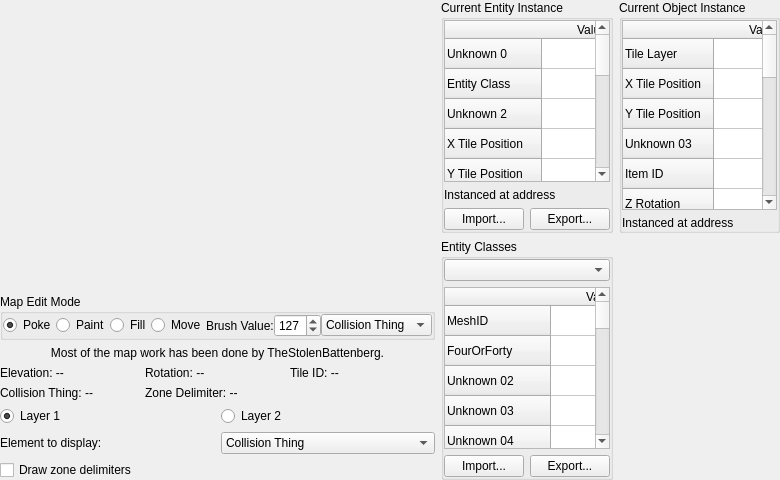
<?xml version="1.0" encoding="UTF-8"?>
<ui version="4.0">
 <class>MapEditWidget</class>
 <widget class="QWidget" name="MapEditWidget">
  <property name="geometry">
   <rect>
    <x>0</x>
    <y>0</y>
    <width>780</width>
    <height>480</height>
   </rect>
  </property>
  <property name="windowTitle">
   <string>Map Editor</string>
  </property>
  <property name="windowIcon">
   <iconset resource="resources.qrc">
    <normaloff>:/map_icon.png</normaloff>:/map_icon.png</iconset>
  </property>
  <layout class="QHBoxLayout" name="horizontalLayout_2" stretch="5,4">
   <property name="spacing">
    <number>6</number>
   </property>
   <property name="sizeConstraint">
    <enum>QLayout::SetDefaultConstraint</enum>
   </property>
   <property name="leftMargin">
    <number>0</number>
   </property>
   <property name="topMargin">
    <number>0</number>
   </property>
   <property name="rightMargin">
    <number>0</number>
   </property>
   <property name="bottomMargin">
    <number>0</number>
   </property>
   <item>
    <widget class="QFrame" name="mapFrame">
     <property name="frameShape">
      <enum>QFrame::NoFrame</enum>
     </property>
     <property name="frameShadow">
      <enum>QFrame::Raised</enum>
     </property>
     <layout class="QVBoxLayout" name="verticalLayout_2">
      <property name="leftMargin">
       <number>0</number>
      </property>
      <property name="topMargin">
       <number>0</number>
      </property>
      <property name="rightMargin">
       <number>0</number>
      </property>
      <property name="bottomMargin">
       <number>0</number>
      </property>
      <item>
       <widget class="MapViewer" name="mapViewWidget" native="true">
        <property name="sizePolicy">
         <sizepolicy hsizetype="Preferred" vsizetype="Preferred">
          <horstretch>1</horstretch>
          <verstretch>2</verstretch>
         </sizepolicy>
        </property>
        <property name="minimumSize">
         <size>
          <width>160</width>
          <height>160</height>
         </size>
        </property>
        <property name="baseSize">
         <size>
          <width>0</width>
          <height>0</height>
         </size>
        </property>
        <property name="cursor">
         <cursorShape>BlankCursor</cursorShape>
        </property>
        <property name="autoFillBackground">
         <bool>false</bool>
        </property>
       </widget>
      </item>
      <item>
       <widget class="QGroupBox" name="mapModeBox">
        <property name="title">
         <string>Map Edit Mode</string>
        </property>
        <layout class="QHBoxLayout" name="horizontalLayout_4">
         <property name="spacing">
          <number>0</number>
         </property>
         <property name="leftMargin">
          <number>0</number>
         </property>
         <property name="topMargin">
          <number>0</number>
         </property>
         <property name="rightMargin">
          <number>0</number>
         </property>
         <property name="bottomMargin">
          <number>0</number>
         </property>
         <item>
          <widget class="QRadioButton" name="pokeModeButton">
           <property name="text">
            <string>Poke</string>
           </property>
           <property name="checked">
            <bool>true</bool>
           </property>
          </widget>
         </item>
         <item>
          <widget class="QRadioButton" name="paintModeButton">
           <property name="text">
            <string>Paint</string>
           </property>
          </widget>
         </item>
         <item>
          <widget class="QRadioButton" name="fillModeButton">
           <property name="text">
            <string>Fill</string>
           </property>
          </widget>
         </item>
         <item>
          <widget class="QRadioButton" name="moveModeButton">
           <property name="text">
            <string>Move</string>
           </property>
          </widget>
         </item>
         <item>
          <widget class="QLabel" name="brushLabel">
           <property name="text">
            <string>Brush Value:</string>
           </property>
          </widget>
         </item>
         <item>
          <widget class="QSpinBox" name="brushSpin">
           <property name="maximum">
            <number>255</number>
           </property>
           <property name="value">
            <number>127</number>
           </property>
          </widget>
         </item>
         <item>
          <widget class="QComboBox" name="brushElemCombo">
           <property name="currentIndex">
            <number>0</number>
           </property>
           <item>
            <property name="text">
             <string>Collision Thing</string>
            </property>
           </item>
           <item>
            <property name="text">
             <string>Elevation</string>
            </property>
           </item>
           <item>
            <property name="text">
             <string>Tile ID</string>
            </property>
           </item>
           <item>
            <property name="text">
             <string>Zone Delimiter</string>
            </property>
           </item>
          </widget>
         </item>
        </layout>
       </widget>
      </item>
      <item>
       <widget class="QLabel" name="entityCDWarning">
        <property name="text">
         <string>Most of the map work has been done by TheStolenBattenberg.</string>
        </property>
        <property name="alignment">
         <set>Qt::AlignCenter</set>
        </property>
        <property name="wordWrap">
         <bool>true</bool>
        </property>
       </widget>
      </item>
      <item>
       <widget class="QFrame" name="tileInfoFrame">
        <property name="frameShape">
         <enum>QFrame::NoFrame</enum>
        </property>
        <property name="frameShadow">
         <enum>QFrame::Plain</enum>
        </property>
        <layout class="QGridLayout" name="gridLayout_3">
         <property name="leftMargin">
          <number>0</number>
         </property>
         <property name="topMargin">
          <number>0</number>
         </property>
         <property name="rightMargin">
          <number>0</number>
         </property>
         <property name="bottomMargin">
          <number>0</number>
         </property>
         <property name="horizontalSpacing">
          <number>0</number>
         </property>
         <item row="1" column="1">
          <widget class="QLabel" name="zoneDelimLabel">
           <property name="text">
            <string>Zone Delimiter: --</string>
           </property>
          </widget>
         </item>
         <item row="1" column="0">
          <widget class="QLabel" name="colThingLabel">
           <property name="text">
            <string>Collision Thing: --</string>
           </property>
          </widget>
         </item>
         <item row="0" column="1">
          <widget class="QLabel" name="rotLabel">
           <property name="text">
            <string>Rotation: --</string>
           </property>
          </widget>
         </item>
         <item row="0" column="0">
          <widget class="QLabel" name="elevLabel">
           <property name="text">
            <string>Elevation: --</string>
           </property>
          </widget>
         </item>
         <item row="0" column="2">
          <widget class="QLabel" name="tileIdLabel">
           <property name="text">
            <string>Tile ID: --</string>
           </property>
          </widget>
         </item>
        </layout>
       </widget>
      </item>
      <item>
       <widget class="QFrame" name="layerFrame">
        <property name="sizePolicy">
         <sizepolicy hsizetype="Minimum" vsizetype="Fixed">
          <horstretch>0</horstretch>
          <verstretch>0</verstretch>
         </sizepolicy>
        </property>
        <property name="frameShape">
         <enum>QFrame::NoFrame</enum>
        </property>
        <property name="frameShadow">
         <enum>QFrame::Plain</enum>
        </property>
        <layout class="QHBoxLayout" name="horizontalLayout">
         <property name="leftMargin">
          <number>0</number>
         </property>
         <property name="topMargin">
          <number>0</number>
         </property>
         <property name="rightMargin">
          <number>0</number>
         </property>
         <property name="bottomMargin">
          <number>0</number>
         </property>
         <item>
          <widget class="QRadioButton" name="layer1Radio">
           <property name="text">
            <string>Layer 1</string>
           </property>
           <property name="checked">
            <bool>true</bool>
           </property>
          </widget>
         </item>
         <item>
          <widget class="QRadioButton" name="layer2Radio">
           <property name="text">
            <string>Layer 2</string>
           </property>
          </widget>
         </item>
        </layout>
       </widget>
      </item>
      <item>
       <widget class="QFrame" name="elementFrame">
        <property name="frameShape">
         <enum>QFrame::NoFrame</enum>
        </property>
        <property name="frameShadow">
         <enum>QFrame::Plain</enum>
        </property>
        <layout class="QHBoxLayout" name="horizontalLayout_3">
         <property name="leftMargin">
          <number>0</number>
         </property>
         <property name="topMargin">
          <number>0</number>
         </property>
         <property name="rightMargin">
          <number>0</number>
         </property>
         <property name="bottomMargin">
          <number>0</number>
         </property>
         <item>
          <widget class="QLabel" name="elementLabel">
           <property name="text">
            <string>Element to display:</string>
           </property>
          </widget>
         </item>
         <item>
          <widget class="QComboBox" name="elementCombo">
           <item>
            <property name="text">
             <string>Collision Thing</string>
            </property>
           </item>
           <item>
            <property name="text">
             <string>Elevation</string>
            </property>
           </item>
          </widget>
         </item>
        </layout>
       </widget>
      </item>
      <item>
       <widget class="QCheckBox" name="zoneDelimCheck">
        <property name="text">
         <string>Draw zone delimiters</string>
        </property>
       </widget>
      </item>
     </layout>
    </widget>
   </item>
   <item>
    <widget class="QFrame" name="infoFrame">
     <property name="sizePolicy">
      <sizepolicy hsizetype="Preferred" vsizetype="Preferred">
       <horstretch>0</horstretch>
       <verstretch>0</verstretch>
      </sizepolicy>
     </property>
     <property name="frameShape">
      <enum>QFrame::NoFrame</enum>
     </property>
     <property name="frameShadow">
      <enum>QFrame::Raised</enum>
     </property>
     <layout class="QGridLayout" name="gridLayout_2" columnstretch="0,0">
      <property name="leftMargin">
       <number>0</number>
      </property>
      <property name="topMargin">
       <number>0</number>
      </property>
      <property name="rightMargin">
       <number>0</number>
      </property>
      <property name="bottomMargin">
       <number>0</number>
      </property>
      <item row="0" column="1">
       <widget class="QGroupBox" name="objectInstanceGroup">
        <property name="title">
         <string>Current Object Instance</string>
        </property>
        <layout class="QVBoxLayout" name="verticalLayout_3">
         <property name="leftMargin">
          <number>0</number>
         </property>
         <property name="topMargin">
          <number>0</number>
         </property>
         <property name="rightMargin">
          <number>0</number>
         </property>
         <property name="bottomMargin">
          <number>0</number>
         </property>
         <item>
          <widget class="QTableWidget" name="objectInstanceTable">
           <property name="inputMethodHints">
            <set>Qt::ImhDigitsOnly</set>
           </property>
           <row>
            <property name="text">
             <string>Tile Layer</string>
            </property>
           </row>
           <row>
            <property name="text">
             <string>X Tile Position</string>
            </property>
           </row>
           <row>
            <property name="text">
             <string>Y Tile Position</string>
            </property>
           </row>
           <row>
            <property name="text">
             <string>Unknown 03</string>
            </property>
           </row>
           <row>
            <property name="text">
             <string>Item ID</string>
            </property>
           </row>
           <row>
            <property name="text">
             <string>Z Rotation</string>
            </property>
           </row>
           <row>
            <property name="text">
             <string>Fine X Position</string>
            </property>
           </row>
           <row>
            <property name="text">
             <string>Fine Y Position</string>
            </property>
           </row>
           <row>
            <property name="text">
             <string>Fine Z Position</string>
            </property>
           </row>
           <row>
            <property name="text">
             <string>Flags[0]</string>
            </property>
           </row>
           <row>
            <property name="text">
             <string>Flags[1]</string>
            </property>
           </row>
           <row>
            <property name="text">
             <string>Flags[2]</string>
            </property>
           </row>
           <row>
            <property name="text">
             <string>Flags[3]</string>
            </property>
           </row>
           <row>
            <property name="text">
             <string>Flags[4]</string>
            </property>
           </row>
           <row>
            <property name="text">
             <string>Flags[5]</string>
            </property>
           </row>
           <row>
            <property name="text">
             <string>Flags[6]</string>
            </property>
           </row>
           <row>
            <property name="text">
             <string>Flags[7]</string>
            </property>
           </row>
           <row>
            <property name="text">
             <string>Flags[8]</string>
            </property>
           </row>
           <row>
            <property name="text">
             <string>Flags[9]</string>
            </property>
           </row>
           <column>
            <property name="text">
             <string>Value</string>
            </property>
           </column>
          </widget>
         </item>
         <item>
          <widget class="QLabel" name="objectInstanceAddrLabel">
           <property name="text">
            <string>Instanced at address </string>
           </property>
          </widget>
         </item>
        </layout>
       </widget>
      </item>
      <item row="0" column="0">
       <widget class="QGroupBox" name="entityInstanceGroup">
        <property name="sizePolicy">
         <sizepolicy hsizetype="Preferred" vsizetype="Preferred">
          <horstretch>0</horstretch>
          <verstretch>0</verstretch>
         </sizepolicy>
        </property>
        <property name="title">
         <string>Current Entity Instance</string>
        </property>
        <layout class="QVBoxLayout" name="verticalLayout_4">
         <property name="leftMargin">
          <number>0</number>
         </property>
         <property name="topMargin">
          <number>0</number>
         </property>
         <property name="rightMargin">
          <number>0</number>
         </property>
         <property name="bottomMargin">
          <number>0</number>
         </property>
         <item>
          <widget class="QTableWidget" name="entityInstanceTable">
           <property name="inputMethodHints">
            <set>Qt::ImhDigitsOnly</set>
           </property>
           <row>
            <property name="text">
             <string>Unknown 0</string>
            </property>
           </row>
           <row>
            <property name="text">
             <string>Entity Class</string>
            </property>
           </row>
           <row>
            <property name="text">
             <string>Unknown 2</string>
            </property>
           </row>
           <row>
            <property name="text">
             <string>X Tile Position</string>
            </property>
           </row>
           <row>
            <property name="text">
             <string>Y Tile Position</string>
            </property>
           </row>
           <row>
            <property name="text">
             <string>Unknown 5</string>
            </property>
           </row>
           <row>
            <property name="text">
             <string>Dropped Item ID</string>
            </property>
           </row>
           <row>
            <property name="text">
             <string>Layer</string>
            </property>
           </row>
           <row>
            <property name="text">
             <string>Trigger Object</string>
            </property>
           </row>
           <row>
            <property name="text">
             <string>Z Rotation</string>
            </property>
           </row>
           <row>
            <property name="text">
             <string>Fine X Position</string>
            </property>
           </row>
           <row>
            <property name="text">
             <string>Fine Y Position</string>
            </property>
           </row>
           <row>
            <property name="text">
             <string>Fine Z Position</string>
            </property>
           </row>
           <column>
            <property name="text">
             <string>Value</string>
            </property>
           </column>
          </widget>
         </item>
         <item>
          <widget class="QLabel" name="entityInstanceAddrLabel">
           <property name="text">
            <string>Instanced at address </string>
           </property>
          </widget>
         </item>
         <item>
          <widget class="QFrame" name="entityInstanceManipulationFrame">
           <property name="frameShape">
            <enum>QFrame::NoFrame</enum>
           </property>
           <property name="frameShadow">
            <enum>QFrame::Plain</enum>
           </property>
           <layout class="QHBoxLayout" name="horizontalLayout_6">
            <property name="leftMargin">
             <number>0</number>
            </property>
            <property name="topMargin">
             <number>0</number>
            </property>
            <property name="rightMargin">
             <number>0</number>
            </property>
            <property name="bottomMargin">
             <number>0</number>
            </property>
            <item>
             <widget class="QPushButton" name="entityInstanceImport">
              <property name="text">
               <string>Import...</string>
              </property>
             </widget>
            </item>
            <item>
             <widget class="QPushButton" name="entityInstanceExport">
              <property name="text">
               <string>Export...</string>
              </property>
             </widget>
            </item>
           </layout>
          </widget>
         </item>
        </layout>
       </widget>
      </item>
      <item row="2" column="0">
       <widget class="QGroupBox" name="entityClassGroup">
        <property name="sizePolicy">
         <sizepolicy hsizetype="Preferred" vsizetype="Preferred">
          <horstretch>0</horstretch>
          <verstretch>0</verstretch>
         </sizepolicy>
        </property>
        <property name="title">
         <string>Entity Classes</string>
        </property>
        <layout class="QVBoxLayout" name="verticalLayout">
         <property name="leftMargin">
          <number>0</number>
         </property>
         <property name="topMargin">
          <number>0</number>
         </property>
         <property name="rightMargin">
          <number>0</number>
         </property>
         <property name="bottomMargin">
          <number>0</number>
         </property>
         <item>
          <widget class="QComboBox" name="entityCDCombo"/>
         </item>
         <item>
          <widget class="QTableWidget" name="entityCDTable">
           <property name="contextMenuPolicy">
            <enum>Qt::DefaultContextMenu</enum>
           </property>
           <property name="inputMethodHints">
            <set>Qt::ImhDigitsOnly</set>
           </property>
           <row>
            <property name="text">
             <string>MeshID</string>
            </property>
           </row>
           <row>
            <property name="text">
             <string>FourOrForty</string>
            </property>
           </row>
           <row>
            <property name="text">
             <string>Unknown 02</string>
            </property>
           </row>
           <row>
            <property name="text">
             <string>Unknown 03</string>
            </property>
           </row>
           <row>
            <property name="text">
             <string>Unknown 04</string>
            </property>
           </row>
           <row>
            <property name="text">
             <string>Unknown 05</string>
            </property>
           </row>
           <row>
            <property name="text">
             <string>Unknown 06</string>
            </property>
           </row>
           <row>
            <property name="text">
             <string>Unknown 07</string>
            </property>
           </row>
           <row>
            <property name="text">
             <string>Unknown 08</string>
            </property>
           </row>
           <row>
            <property name="text">
             <string>Unknown 09</string>
            </property>
           </row>
           <row>
            <property name="text">
             <string>Unknown 0A</string>
            </property>
           </row>
           <row>
            <property name="text">
             <string>Unknown 0B</string>
            </property>
           </row>
           <row>
            <property name="text">
             <string>Unknown 0C</string>
            </property>
           </row>
           <row>
            <property name="text">
             <string>Unknown 0D</string>
            </property>
           </row>
           <row>
            <property name="text">
             <string>Unknown 0E</string>
            </property>
           </row>
           <row>
            <property name="text">
             <string>Unknown 0F</string>
            </property>
           </row>
           <row>
            <property name="text">
             <string>Unknown 10</string>
            </property>
           </row>
           <row>
            <property name="text">
             <string>Unknown 11</string>
            </property>
           </row>
           <row>
            <property name="text">
             <string>Unknown 12</string>
            </property>
           </row>
           <row>
            <property name="text">
             <string>Unknown 13</string>
            </property>
           </row>
           <row>
            <property name="text">
             <string>Unknown 14</string>
            </property>
           </row>
           <row>
            <property name="text">
             <string>Unknown 15</string>
            </property>
           </row>
           <row>
            <property name="text">
             <string>Unknown 16</string>
            </property>
           </row>
           <row>
            <property name="text">
             <string>Unknown 17</string>
            </property>
           </row>
           <row>
            <property name="text">
             <string>Unknown 18</string>
            </property>
           </row>
           <row>
            <property name="text">
             <string>Unknown 19</string>
            </property>
           </row>
           <row>
            <property name="text">
             <string>HP</string>
            </property>
           </row>
           <row>
            <property name="text">
             <string>Unknown 1C</string>
            </property>
           </row>
           <row>
            <property name="text">
             <string>Unknown 1D</string>
            </property>
           </row>
           <row>
            <property name="text">
             <string>Experience Gain</string>
            </property>
           </row>
           <row>
            <property name="text">
             <string>Slash Def</string>
            </property>
           </row>
           <row>
            <property name="text">
             <string>Chop Def</string>
            </property>
           </row>
           <row>
            <property name="text">
             <string>Stab Def</string>
            </property>
           </row>
           <row>
            <property name="text">
             <string>Holy Magic Def</string>
            </property>
           </row>
           <row>
            <property name="text">
             <string>Fire Magic Def</string>
            </property>
           </row>
           <row>
            <property name="text">
             <string>Earth Magic Def</string>
            </property>
           </row>
           <row>
            <property name="text">
             <string>Wind Magic Def</string>
            </property>
           </row>
           <row>
            <property name="text">
             <string>Water Magic Def</string>
            </property>
           </row>
           <row>
            <property name="text">
             <string>Unknown 30</string>
            </property>
           </row>
           <row>
            <property name="text">
             <string>Unknown 31</string>
            </property>
           </row>
           <row>
            <property name="text">
             <string>Scale</string>
            </property>
           </row>
           <row>
            <property name="text">
             <string>Unknown 34</string>
            </property>
           </row>
           <row>
            <property name="text">
             <string>Unknown 35</string>
            </property>
           </row>
           <row>
            <property name="text">
             <string>Unknown 36</string>
            </property>
           </row>
           <row>
            <property name="text">
             <string>Unknown 37</string>
            </property>
           </row>
           <row>
            <property name="text">
             <string>SomePointers[0]</string>
            </property>
           </row>
           <row>
            <property name="text">
             <string>SomePointers[1]</string>
            </property>
           </row>
           <row>
            <property name="text">
             <string>SomePointers[2]</string>
            </property>
           </row>
           <row>
            <property name="text">
             <string>SomePointers[3]</string>
            </property>
           </row>
           <row>
            <property name="text">
             <string>SomePointers[4]</string>
            </property>
           </row>
           <row>
            <property name="text">
             <string>SomePointers[5]</string>
            </property>
           </row>
           <row>
            <property name="text">
             <string>SomePointers[6]</string>
            </property>
           </row>
           <row>
            <property name="text">
             <string>SomePointers[7]</string>
            </property>
           </row>
           <row>
            <property name="text">
             <string>SomePointers[8]</string>
            </property>
           </row>
           <row>
            <property name="text">
             <string>SomePointers[9]</string>
            </property>
           </row>
           <row>
            <property name="text">
             <string>SomePointers[10]</string>
            </property>
           </row>
           <row>
            <property name="text">
             <string>SomePointers[11]</string>
            </property>
           </row>
           <row>
            <property name="text">
             <string>SomePointers[12]</string>
            </property>
           </row>
           <row>
            <property name="text">
             <string>SomePointers[13]</string>
            </property>
           </row>
           <row>
            <property name="text">
             <string>SomePointers[14]</string>
            </property>
           </row>
           <row>
            <property name="text">
             <string>SomePointers[15]</string>
            </property>
           </row>
           <column>
            <property name="text">
             <string>Value</string>
            </property>
           </column>
          </widget>
         </item>
         <item>
          <widget class="QFrame" name="entityCDManipulationFrame">
           <property name="frameShape">
            <enum>QFrame::NoFrame</enum>
           </property>
           <property name="frameShadow">
            <enum>QFrame::Plain</enum>
           </property>
           <layout class="QHBoxLayout" name="horizontalLayout_5">
            <property name="leftMargin">
             <number>0</number>
            </property>
            <property name="topMargin">
             <number>0</number>
            </property>
            <property name="rightMargin">
             <number>0</number>
            </property>
            <property name="bottomMargin">
             <number>0</number>
            </property>
            <item>
             <widget class="QPushButton" name="entityCDImport">
              <property name="text">
               <string>Import...</string>
              </property>
             </widget>
            </item>
            <item>
             <widget class="QPushButton" name="entityCDExport">
              <property name="text">
               <string>Export...</string>
              </property>
             </widget>
            </item>
           </layout>
          </widget>
         </item>
        </layout>
       </widget>
      </item>
     </layout>
    </widget>
   </item>
  </layout>
 </widget>
 <customwidgets>
  <customwidget>
   <class>MapViewer</class>
   <extends>QWidget</extends>
   <header>mapviewer.h</header>
   <container>1</container>
  </customwidget>
 </customwidgets>
 <resources>
  <include location="resources.qrc"/>
 </resources>
 <connections/>
</ui>
